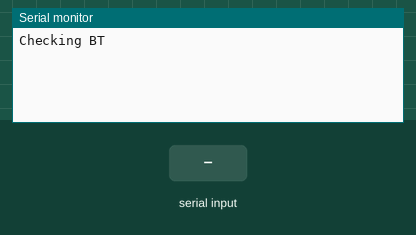
Simulated run of this sketch. Board: Arduino Uno, built with avr-gcc and run on an emulated ATmega328P. Shown: the last lines printed to the serial monitor. Inputs (shaded band) come from the test bench. Storage starts empty.

Above: at 1.0 s.
1.1 s: "OK\n" received over the second serial link
At 2.3 s:
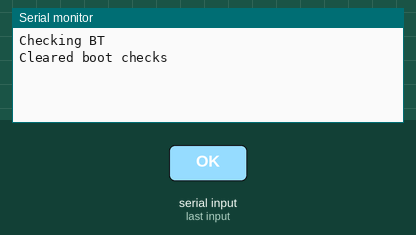
2.6 s: "OK\n" received over Serial
At 3.2 s:
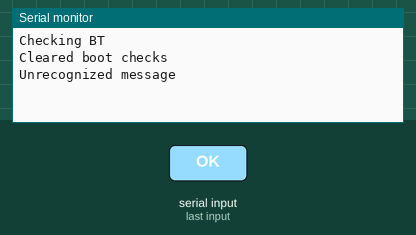
4.1 s: "sync\n" received over Serial
At 4.8 s:
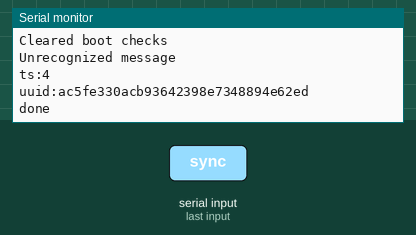

Measured:
- after the input at 1.1 s, the serial monitor: prints a new line after 0.05 s (image 1)
- after the input at 2.6 s, the serial monitor: prints a new line at once (image 2)
- after the input at 4.1 s, the serial monitor: prints a new line at once (image 3)

The sketch:

DeaconFirmware.ino
```cpp
#include <SoftwareSerial.h>
#include <SPI.h>
#include <SD.h>
#include "millisDelay.h"
#include "Timer.h"

// compile time global constants
constexpr int scanInterval{ 100 };
constexpr int btTimeoutTime{ 8000 };
constexpr char UUID[] { "ac5fe330acb93642398e7348894e62ed" };

// types
enum class State
{
  WAIT,
  GO
};

// forwared delcarations

void waitState();
void goState();
void sync();

namespace sd
{
void init();
void writeReading(unsigned long timestamp, const String& uuid, const String& rssi);
String readLine(int line);
void wipe();
}

// non-const globals
SoftwareSerial bt{ 2, 3 };
Timer timer{};
millisDelay loopDelay;
millisDelay btTimeout;
State state{ State::WAIT };
String btBuffer{};
int numReadings{ 0 };

void setup()
{
  Serial.begin(9600);
  bt.begin(9600);
  sd::init();
  sd::wipe();
  Serial.write("Checking BT\n");
  checkBT();
  Serial.write("Cleared boot checks\n");
  loopDelay.start(5000);
}

void loop()
{
  switch (state)
  {
    case State::WAIT:
      waitState();
      break;
    case State::GO:
      goState();
      break;
  }
}

void checkBT()
{
  String buff{};
  while (true)
  {
    if (bt.available() > 0)
    {
      buff += (char)bt.read();
      buff += (char)bt.read();
      if (buff == "OK")
        return;
    }
    bt.write("AT");
    delay(100);
  }
}

void waitState()
{
  if (loopDelay.justFinished())
  {
    state = State::GO;
    bt.write("AT+DISI?");
    btTimeout.start(btTimeoutTime);

  }
  else if (Serial.available() > 0)
    sync();
}

void goState()
{
  if (bt.available() > 0)
  {
    char what( bt.read() );
    btBuffer += what;
    if (btBuffer.indexOf("OK+DISCE") > 0)
    {
      processBuffer();
      state = State::WAIT;
      loopDelay.start(scanInterval);
    }
  }
  else if(btTimeout.justFinished())
  {
    state = State::WAIT;
    btBuffer = "";
    loopDelay.start(scanInterval);
    bt.flush();
  }
}

void processBuffer()
{

  for (int i{btBuffer.indexOf('-')};
       i < btBuffer.length();
       i = btBuffer.indexOf('-', i + 1))
  {
    if (i >= 57) // prevents out of bounds index
    {
      if (btBuffer.substring(i - 24, i - 16) == "01A40045")
      {
        ++numReadings;
        sd::writeReading(
          timer.getTime(),
          btBuffer.substring(i - 57, i - 25),
          btBuffer.substring(i + 1, i + 4)
        );
      }
    }
  }
  btBuffer = "";
}

void sd::init()
{
  if (!SD.begin(10))
  {
    Serial.write("Failed to initialise SD.\n");
    while (true);
  }
}

void sd::writeReading(unsigned long timestamp, const String& uuid, const String& rssi)
{

  File file{ SD.open("data.csv", FILE_WRITE) };

  // if the file is available, write to it:
  if (file)
  {
    file.print(timestamp);
    file.print(',');
    file.print(uuid);
    file.print(',');
    file.print(rssi);
    file.print('\n');
    file.close();
  }
}

String sd::readLine(int line)
{
  File file{ SD.open("data.csv") };
  String ret{};

  for (int i{ 0 }; i < line; ++i)
  {
    if (file.available())
      while (file.read() != '\n');
    else
      return "";
  }
  if (file)
    while (!ret.endsWith("\n") && file.available())
      ret += (char)file.read();
  file.close();
  return ret;
}

void sd::wipe()
{
  SD.remove("data.csv");
}

void sync()
{
  String msg{ Serial.readStringUntil('\n') };

  if (msg == "sync")
  {
    // write timestamp
    Serial.write("ts:");
    Serial.write(String(timer.getTime()).c_str());
    Serial.write('\n');

    // write beacon's uuid
    Serial.write("uuid:");
    Serial.write(UUID);
    Serial.write('\n');

    // write all readings
    for (int i{}; i < numReadings; ++i)
      Serial.write(sd::readLine(i).c_str());

    // notify completion and reset timer
    Serial.write("done\n");
    timer.reset();
    sd::wipe();
  }
  else if (msg == "uuid")
  {
    Serial.write("uuid:");
    Serial.write(UUID);
    Serial.write('\n');
  }
  else
    Serial.write("Unrecognized message\n");
}
```

Timer.cpp
```cpp
#include "Timer.h"

unsigned long Timer::getTime()
{
  unsigned long currentMillis{ millis() };

  // if true, then there has been an overflow. this assumes one.
  // if, somehow, there's been >1 overflow, this function doesn't function.
  if(currentMillis < previousMillis)
    currentTime += (((MAX_ULONG - previousMillis) + currentMillis) / 1000);
  else
    currentTime += ((currentMillis - previousMillis) / 1000);

  previousMillis = currentMillis;

  return currentTime;
}

void Timer::reset()
{
  currentTime = 0;
}
```

Timer.h
```cpp
#ifndef TIMER_H
#define TIMER_H
#include <Arduino.h>

class Timer
{
  static constexpr unsigned long MAX_ULONG{4294967295};
  unsigned long previousMillis;
  unsigned long currentTime;

public:
  Timer() = default;
  ~Timer() {}

  // returns time since last reset in seconds
  unsigned long getTime();
  void reset();
};

#endif
```
